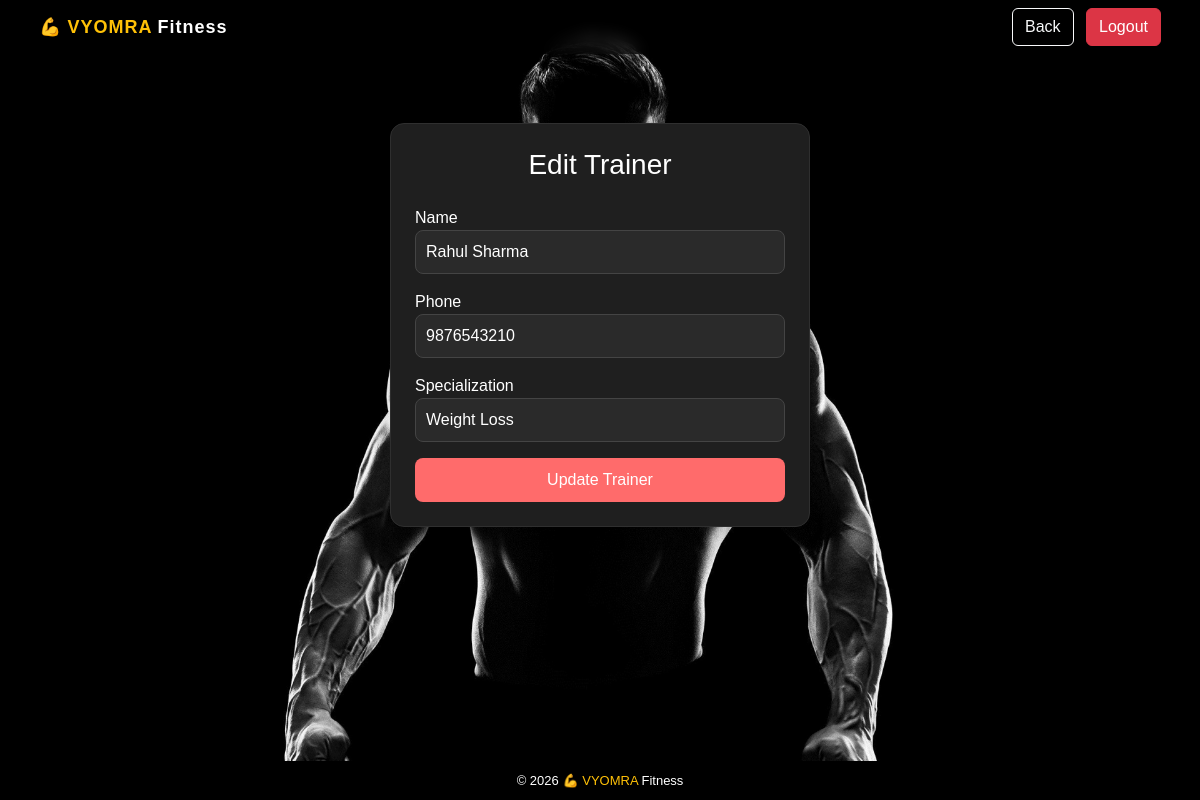
Page /admin/edit_trainer.php?id=1 (signed in) on the committed database.
### tables this page shows
CREATE TABLE `trainers` (
  `trainer_id` int(11) NOT NULL,
  `name` varchar(100) DEFAULT NULL,
  `specialty` varchar(100) DEFAULT NULL,
  `phone` varchar(15) DEFAULT NULL,
  `specialization` varchar(100) DEFAULT NULL
);

### admin/edit_trainer.php (the view, shortened to what this page needs)
<?php
include("../includes/db.php");
$id = (int)$_GET['id'];
$stmt = $conn->prepare("SELECT * FROM trainers WHERE trainer_id=?");
$stmt->bind_param("i", $id);
$stmt->execute();
$row = $stmt->get_result()->fetch_assoc();
?>
<!DOCTYPE html>
<html>
<head>
<link href="https://cdn.jsdelivr.net/npm/bootstrap@5.3.2/dist/css/bootstrap.min.css" rel="stylesheet">
<link rel="stylesheet" href="../css/style.css">
</head>
<body class="dashboard-bg">
<nav class="navbar navbar-dark custom-navbar">
<div class="container-fluid px-4">
<a class="navbar-brand fw-bold" href="dashboard.php">
💪 <span class="logo-highlight">VYOMRA</span> Fitness
</a>
<div class="ms-auto">
<a href="view_trainers.php" class="btn btn-outline-light me-2">Back</a>
<a href="../logout.php" class="btn btn-danger">Logout</a>
</div>
</div>
</nav>
<div class="main-content">
<div class="container mt-5">
<div class="card form-card p-4 shadow">
<h3 class="text-center mb-4">Edit Trainer</h3>
<form method="POST">
<div class="mb-3">
<label>Name</label>
<input type="text" name="name" class="form-control" value="<?php echo htmlspecialchars($row['name']); ?>" required>
</div>
<div class="mb-3">
<label>Phone</label>
<input type="text" name="phone" class="form-control" value="<?php echo htmlspecialchars($row['phone']); ?>" required>
</div>
<div class="mb-3">
<label>Specialization</label>
<input type="text" name="specialization" class="form-control" value="<?php echo htmlspecialchars($row['specialization']); ?>">
</div>
<button type="submit" name="update" class="btn btn-primary w-100">
Update Trainer
</button>
</form>
</div>
</div>
</div>
<footer class="footer">
© <?php echo date('Y'); ?> 💪 <span class="logo-highlight">VYOMRA</span> Fitness
</footer>
</body>
</html>

### css/style.css (style rules this page uses)
html, body { height: 100%; margin: 0; }
body { display: flex; flex-direction: column; font-family: Arial, sans-serif; }
.main-content { flex: 1; }
.footer { background: #000; color: #fff; text-align: center; padding: 10px; font-size: 13px; }
.dashboard-bg { background: url('../assets/bg3.jpg') no-repeat center center fixed; background-size: cover; }
.navbar, .custom-navbar { position: fixed; top: 0; width: 100%; z-index: 1000; background: rgba(0,0,0,0.7); backdrop-filter: blur(8px); box-shadow: 0 2px 10px rgba(0,0,0,0.5); padding: 8px 15px; }
.navbar-brand { font-size: 18px; letter-spacing: 1px; display: flex; align-items: center; gap: 5px; }
.logo-highlight { color: #ffc107; }
.dashboard-bg .main-content { margin-top: 75px; }
.card { border: none; border-radius: 15px; transition: 0.3s; }
.form-card { max-width: 420px; width: 100%; margin: auto; padding: 25px 20px; border-radius: 14px; background: #1f1f1f; border: 1px solid #2f2f2f; box-shadow: 0 8px 25px rgba(0,0,0,0.6); transition: 0.3s ease; }
.form-card h3, .form-card label, .form-card h5 { color: #fff; }
.form-card input, .form-card select, .form-card textarea { background: #2a2a2a; border: 1px solid #444; color: #fff; border-radius: 8px; padding: 9px 10px; margin-bottom: 12px; transition: 0.2s ease; }
.form-card input::placeholder, .form-card textarea::placeholder { color: #aaa; }
.form-card .btn-primary { background: #ff6b6b; border: none; border-radius: 8px; padding: 10px; font-weight: 500; }

### rows in the picture
trainers: name "Rahul Sharma", phone "9876543210", specialization "Weight Loss"
